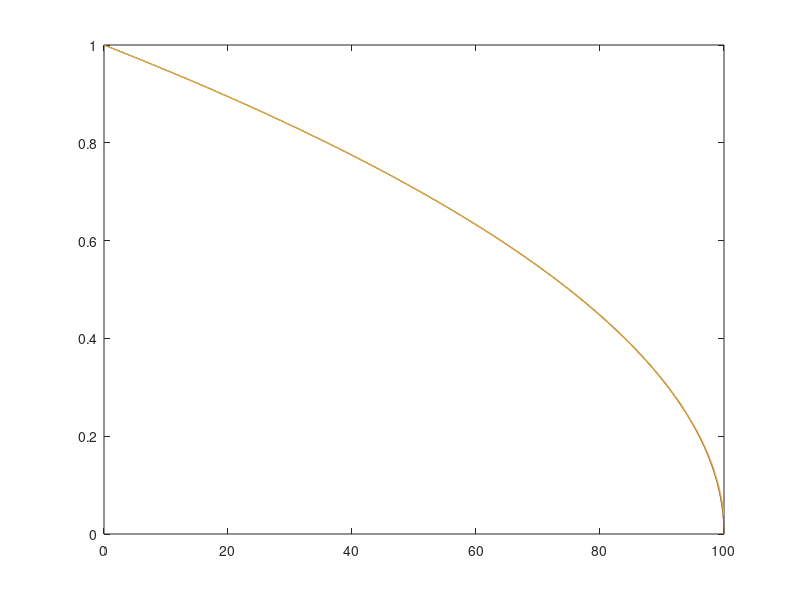

Write the MATLAB code that produced this figure.
close all; clearvars;

Pin = 1; % input pressure (must be >Pout here)
Pout = 0; % output pressure

e = (Pin-Pout)/Pin;

L = 100; % fiber length
z = linspace(0,L,10000)'; % length sampling points
xi = z/L;

g = (1 - sqrt(1-2*e*(1-e/2)*xi))/e;

P = Pin - g*(Pin-Pout);

figure;
plot(z,P)

%% incompressible assumption in the literature
Psqrt = sqrt( Pin^2 + z/L*(Pout^2 - Pin^2) );
hold on;
plot(z,Psqrt);
hold off;

%%
h = 203.6;
R = 15e-6;
beta = R/L;
mu = 1.78e-5; % viscosity of nitrogen
M = 14; % atomic mass of nitrogen
rho0 = Pin*M/1.38e-23/(273.15+25);
kappa = R^3*rho0*(Pin-Pout)/L/mu^2;
f = @(xi,g) -2*h/R^2*(1-e*g)./(beta*e*h^2 - kappa*(1-e*g).^2);
[zz,gg] = ode45(f,[0,L],0);

P = Pin - gg*(Pin-Pout);

hold on;
plot(zz,P);
hold off;
